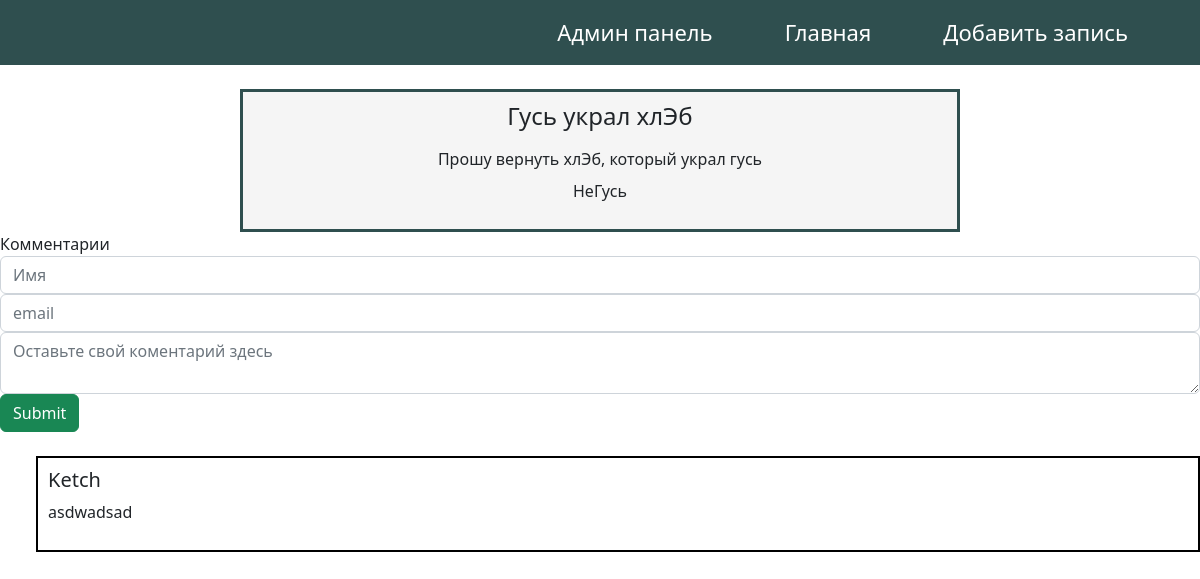
/1/, run on the app's committed database.
### blog/models.py (models this page shows, shortened)
class Pin(models.Model):
    tittle = models.CharField('Заголовочек', max_length=52)
    subTitle = models.TextField('Текст')
    author = models.CharField('Имя автора', max_length=250)
    date = models.DateField('Дата поста')
    class Meta:
        verbose_name = 'Запись'
        verbose_name_plural = 'Записи'

class Comments(models.Model):
    email = models.EmailField()
    name = models.CharField('Имя', max_length=30)
    text_comment = models.TextField('Текст коммента', max_length=500)
    post = models.ForeignKey(Pin, verbose_name='Пост', on_delete=models.CASCADE)
    class Meta:
        verbose_name = 'Коммент'
        verbose_name_plural = 'Коментарии'

### blog/views.py (the view)
# urls.py: path('<int:pk>/', views.SoloPage.as_view()),
class SoloPage(View):
    def get(self, request, pk):
        post = Pin.objects.get(id=pk)
        return render(request, 'blog/SoloPage.html', {'post': post})

### templates/blog/SoloPage.html (shortened to what this page needs)
{% extends 'blog/base.html' %}
{% load static %}
{% block content %}
<main class="SoloPage">
  <h4>{{post.tittle}}</h4>
  <p class="solo_text">{{ post.subTitle}}</p>
  <p>{{ post.author }}</p>
</main>
<div class="comment_form">
  <form class="form-group" action="{% url 'add_comments' post.id %}"  method="post">
    <div class="form-group">
      <label>Комментарии</label>
      <input class="form-control" type="text" placeholder="Имя" name="name">
      <input class="form-control" type="email" placeholder="email" name="email">
      <textarea class="form-control" placeholder="Оставьте свой коментарий здесь" name="text_comment"></textarea>
      <input class="btn btn-success" type="submit">
    </div>
  </form>
</div>
<div class="comments_block">
  {% for comment in post.comments_set.all %}
     <div class="comment">
       <h5>{{ comment.name }}</h5>
       <p>{{ comment.text_comment}}</p>
     </div>
  {% endfor %}
</div>
{% endblock%}

### blog/static/css/style.css (style rules this page uses)
* { box-sizing: border-box; padding: 0; margin: 0; }
body { font-family: 'Montserrat', sans-serif; box-sizing: border-box; }
h4 { font-size: 140%; margin: 1vh 0 0 0; width: 370px; overflow-wrap: break-word; text-align: center; }
.SoloPage { margin-top: 3vh; margin-right: auto; margin-left: auto; display: flex; flex-direction: column; align-items: center; border: 3px solid darkslategray; background-color: whitesmoke; max-width: 60vw; padding: 10px; }
.solo_text { margin: 1vh 0 1vh 0; width: 80%; overflow-wrap: break-word; text-align: center; }
.comments_block { border: 2px solid black; margin-top: 3vh; margin-left: 3vw; display: flex; flex-direction: column; }
.comment { padding: 10px; }

### data on the page
Pin: tittle "Гусь украл хлЭб", subTitle "Прошу вернуть хлЭб, который украл гусь", author "НеГусь"
Comments: name "Ketch", text_comment "asdwadsad"
